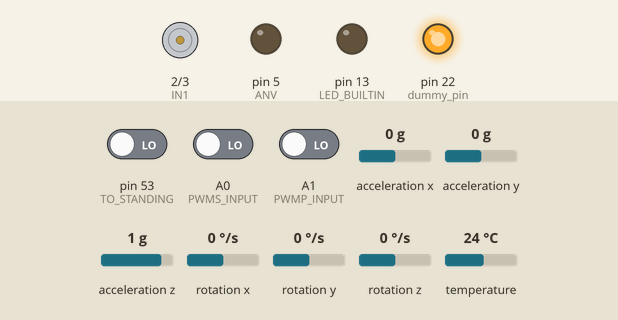
The sketch below on a simulated Arduino Mega 2560, built with avr-gcc and run on an emulated ATmega2560. On the bench: motor-driver pin pairs drawn as motors (green arrow = first pin HIGH = forward, orange = second pin HIGH = backward, longer = more drive), output pins drawn as LEDs (lit = HIGH). Inputs (shaded band) come from the test bench; at power-on: rotation x 0 °/s, pin 53 (TO_STANDING) LOW, A0 (PWMS_INPUT) LOW, A1 (PWMP_INPUT) LOW, acceleration x 0 g, acceleration y 0 g, acceleration z 1 g, rotation y 0 °/s, rotation z 0 °/s, temperature 24 °C. What the sketch prints to the serial monitor is not drawn.

Above: at 1.2 s.
1.3 s: rotation x set to -18 °/s
4.3 s: rotation x set to -22 °/s
At 5.5 s:
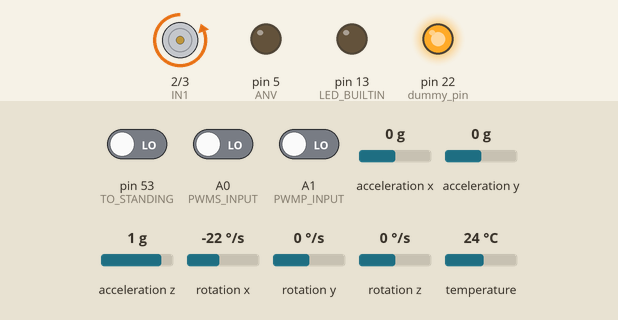
5.8 s: rotation x set to 100 °/s
At 6.8 s:
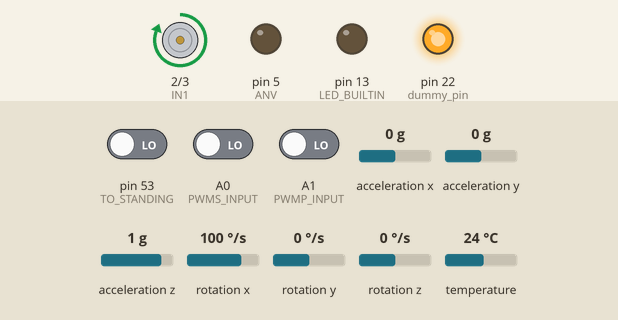
7.3 s: pin 53 (TO_STANDING) driven HIGH
At 8.3 s:
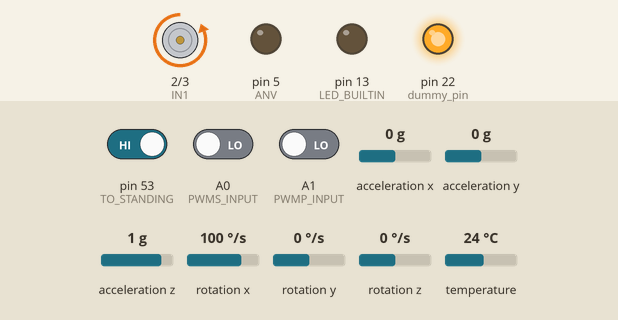
Timing chart, 0 to 9.9 s (numbered marks = the images above; inputs shaded):
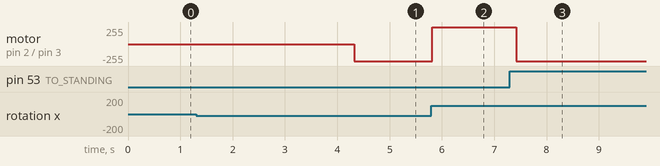

The sketch:

LACS_Sender.ino
```cpp
//Libraries
#include <PID_v1.h>     //PID library
#include <EnableInterrupt.h>  //library that enables to read pwm values
#include <Adafruit_MPU6050.h> //gyro library
#include <Adafruit_Sensor.h>  //library to run adafruit sensors
#include <Wire.h>   //library that enables serail communications
#include <GyroToVelocity.h>   //geometry functions for HIP and KNEE actuators
//Serial port baud and Arduino pins
#define SERIAL_PORT_SPEED 9600
#define PWM_NUM  2 //number of PWM signals
#define PWMS  0 //speed is stored in the 0 position of the array
#define PWMP  1 //position is stored in the 1 position of the array
#define PWMS_INPUT  A0 //analog pin for the speed reading
#define PWMP_INPUT  A1 //analog pin for the position reading
#define ANV 5 //analog voltage speed control pin
#define IN1 2 //direction of actuation
#define IN2 3 //direction of actuation
#define TO_STANDING 53
//zero rate offset in radians/s
//recalibrate gyros periodically, probably once a month or before testing
const double gyro1[] = {-0.0213, -0.0192, -0.03};
const double gyro2[] = {-0.0919, 0.052, -0.019};
const double gyro3[] = {-0.0511, -0.0076, -0.0019};
const double gyro4[] = {-0.0588, -0.0185, -0.0298};
const double gyro5[] = {-0.0231, -0.0526, -0.0486};
const double gyro6[] = {-0.0254, -0.0077, -0.0045};
const double gyro7[] = {-0.1003, -0.0366, -0.0014};
const double gyro8[] = {-0.0791, -0.027, -0.0346};
//variable that holds the specific gyro offset
double X_OFFSET[2];
double Y_OFFSET[2];
double Z_OFFSET[2];
//interrupt arrays
uint32_t pwm_start[PWM_NUM]; // stores the time when PWM square wave begins
uint16_t pwm_values[PWM_NUM]; //stores the width of the PWM pulse in microseconds
volatile uint16_t pwm_shared[PWM_NUM]; //array used in the interrupt routine to hold the pulse width values

Adafruit_MPU6050 mpu; //gyro sensor
Adafruit_MPU6050 mpu1;
double corrected_X[2], corrected_Y[2], corrected_Z[2]; //variables that store the angular speed after the offset has been applied

bool lock_in_place = false;

//PID_runtime
double currentSpeed, currentSpeed_abs, outputSpeed ,desiredSpeed, desiredSpeed2;
double displacement; //position variable
double HP = 50, HI = 20, HD = 0;
PID loadCompensator(&currentSpeed_abs, &outputSpeed ,&desiredSpeed, HP, HI, HD,P_ON_M, DIRECT);
bool runtime_status = true; //keeps track if PID is on or off

/*
PID_stop

This PID is needed as this PID goes by displacment instead of speed
*/
double to_standing_error;
double setpoint = 6.125;   //the point that is considered to standing postion in inches
double HP_stop = 50, HI_stop = 20, HD_stop = 0;  //these are the parameters to the PID
PID StoppingPID(&displacement, &outputSpeed ,&setpoint, HP_stop, HI_stop, HD_stop,P_ON_M, DIRECT);
bool to_standing_status = false; //keeps track if PID is on or off

union Onion
{
    uint8_t     fBytes[sizeof( float )];
    float       fValue;
};
Onion flt;

void setup()
{
  //begin serial monitor
  Serial.begin(SERIAL_PORT_SPEED); //from 9600 to 115200


  //establish all pins I/O
  pinMode(PWMS_INPUT, INPUT);
  pinMode(PWMP_INPUT, INPUT);
  pinMode(TO_STANDING,INPUT);
  pinMode(ANV,OUTPUT);
  pinMode(IN1,OUTPUT);
  pinMode(IN2,OUTPUT);
  pinMode(22,OUTPUT); //dummy pin
  pinMode(LED_BUILTIN,OUTPUT);
  digitalWrite(22,HIGH); //always HIGH

  //interrupts used to read the linear actuator feedback
  enableInterrupt(PWMS_INPUT, calc_speed, CHANGE);
  enableInterrupt(PWMP_INPUT, calc_position, CHANGE);
  //PI Controller for sending to soft stop
  //placed here as I will toggle the High Pin when turning off this PID
  StoppingPID.SetMode(MANUAL);
  StoppingPID.SetOutputLimits(0,255);
  StopPID_status(true); // turn off this PID

  //PI Controller for load compensator
  pwm_read_values();
  desiredSpeed = 0;
  loadCompensator.SetMode(AUTOMATIC);
  loadCompensator.SetOutputLimits(0,255);

  HorK(HIP); //Hip or Knee geometry
  //Checks for gyroscope
  if (!mpu.begin(0x69))
  {
    digitalWrite(LED_BUILTIN,HIGH); //built in led high means the arduino failed to recognize the gyro
    while (1)
    {
      delay(10);
    }
  }
  else  digitalWrite(LED_BUILTIN,LOW); //led low means gyro is connected properly
  //range settings
  mpu.setAccelerometerRange(MPU6050_RANGE_8_G);
  mpu.setGyroRange(MPU6050_RANGE_1000_DEG);
  mpu.setFilterBandwidth(MPU6050_BAND_21_HZ);

  if (!mpu1.begin(0x68))
  {
    digitalWrite(LED_BUILTIN,HIGH); //built in led high means the arduino failed to recognize the gyro
    while (1)
    {
      delay(10);
    }
  }
  else  digitalWrite(LED_BUILTIN,LOW); //led low means gyro is connected properly
  //range settings
  mpu1.setAccelerometerRange(MPU6050_RANGE_8_G);
  mpu1.setGyroRange(MPU6050_RANGE_1000_DEG);
  mpu1.setFilterBandwidth(MPU6050_BAND_21_HZ);
  offsetSwitch(0,1); //Check the gyro number connected to the arduino
  offsetSwitch(1,5);
}

void loop()
{
  sensors_event_t a, g, temp;
  mpu.getEvent(&a, &g, &temp);


  sensors_event_t a1, g1, temp1;
  mpu.getEvent(&a1, &g1, &temp1);

  //Sets the gyro value to 0 if it is below the threshold
  if(abs(g1.gyro.x - X_OFFSET[1]) <= 0.3)  corrected_X[1] = 0;
  else  corrected_X[1] = g1.gyro.x - X_OFFSET[1];
  pwm_read_values();
  desiredSpeed = abs(geometry(corrected_X[1], displacement));
  desiredSpeed2 = geometry(corrected_X[1], displacement);
  Mdirection(corrected_X[1]);
  loadCompensator.Compute();
  analogWrite(ANV,outputSpeed);
  Serial.print(corrected_X[1]);Serial.print("   ");Serial.print(currentSpeed);Serial.print("   ");Serial.println(desiredSpeed);

  flt.fValue = corrected_X[1];
  Sender();

//////////////////////// TO standing implementation
  if((digitalRead(TO_STANDING))) toStanding();
////////////////////////
}
void toStanding()
{
  loadCompensator.SetMode(MANUAL);
  StoppingPID.SetMode(AUTOMATIC);
  pwm_read_values();

  Serial.println(".....Begin Move to Standing.....");
  String message = "Understood to be at distance " + String(displacement) +" Setpoint is : " + String(setpoint);
  Serial.println(message);
  to_standing_error = setpoint-displacement;
  //given 0.2 inch error within the setpoint
  while(abs(to_standing_error)>0.2)
  {
    //collect the current actuator speed and displacement
    pwm_read_values();  // this will update current speed and the displacment
    //compute the displacement with the PID
    to_standing_error = setpoint - displacement;
    Serial.println(to_standing_error);
    Mdirection(to_standing_error);
    StoppingPID.Compute();
    //write the PID result to the actuator
    analogWrite(ANV, outputSpeed);
   }
   Mdirection(0);
   Serial.println("Pause for durration");
   delay(500);
   Serial.println(".....resuming System.....");
   loadCompensator.SetMode(AUTOMATIC);
   StoppingPID.SetMode(MANUAL);
   lock_in_place = true;
   while(lock_in_place)
   {
    if(digitalRead(TO_STANDING))lock_in_place = false;
   }
   delay(500);
}
void Mdirection(float dir)
{
  if(dir > 0)
  {
    //extend
    digitalWrite(IN1, HIGH);
    digitalWrite(IN2, LOW);
  }
  else if(dir < 0)
  {
    //retract
    digitalWrite(IN1, LOW);
    digitalWrite(IN2, HIGH);
  }
  else
  {
    digitalWrite(IN1, LOW);
    digitalWrite(IN2, LOW);
  }
}
void pwm_read_values()
{
  noInterrupts(); //Disables interrupts to make sure it doesnt mess up the memory copy below
  memcpy(pwm_values, (const void *)pwm_shared, sizeof(pwm_shared)); //memcpy handles memory to memory copy, copies from pwm_shared to pwm_values
  interrupts(); //Enables interrupts
  currentSpeed = ((double)(pwm_values[PWMS] - 510)/26+1/13); //calculates the real value [inch/sec] for the actuator speed
  currentSpeed_abs = abs(currentSpeed);
  displacement = abs(7.5 / 990 * pwm_values[PWMP] - 7.5); //calculates the real value [inch] for the actuator position
  if(displacement > 7.5){displacement = 7.5;}
}

void calc_input(uint8_t channel, uint8_t input_pin) //Does the math for the PWM data
{
  if (digitalRead(input_pin) == HIGH) //Measures how long the PWM is that its peak
  {
    pwm_start[channel] = micros(); //Micros returns the number of microseconds since the board began running
  }
  else
  {
    uint16_t pwm_compare = (uint16_t)(micros() - pwm_start[channel]);
    if(pwm_compare > 1002)
    {
      pwm_compare = 0;
    }
    pwm_shared[channel] = pwm_compare;
  }
}
void calc_speed() { calc_input(PWMS, PWMS_INPUT); }
void calc_position() { calc_input(PWMP, PWMP_INPUT); }

/*
 * This function is used to turn the stopping PID on and off
 *  IMPORTANT NOTE: This will also toggle the other PID on/off
 */

void StopPID_status(bool PID_off)
{

  if(PID_off)
  {
    StoppingPID.SetMode(MANUAL); //Manual - PI is deactivated
    to_standing_status = MANUAL;

    //turn other PID on
    loadCompensator.SetMode(AUTOMATIC);//Automatic - PI is activated
    runtime_status = AUTOMATIC;
  }
  else
  {
    StoppingPID.SetMode(AUTOMATIC);//Automatic - PI is activated
    to_standing_status = AUTOMATIC;

    //turn other PID off
    loadCompensator.SetMode(MANUAL); //Manual - PI is deactivated
    runtime_status = MANUAL;
  }
}


//the code below is going through testing
void PIDtoggle(bool hardstop)
{
  if(hardstop == true || displacement >= 7.5 || displacement <= 0.05)
  {
    loadCompensator.SetMode(MANUAL); //Manual - PI is deactivated
    runtime_status = MANUAL;
    digitalWrite(22,HIGH);
  }
  else
  {
    loadCompensator.SetMode(AUTOMATIC);//Automatic - PI is activated
    runtime_status = AUTOMATIC;
    digitalWrite(22,LOW);
  }
}
void offsetSwitch(int gyro, int choice)
{
    switch(choice)
    {
        case 1:
            X_OFFSET[gyro] = gyro1[1];
            Y_OFFSET[gyro] = gyro1[2];
            Z_OFFSET[gyro] = gyro1[3];
        break;

        case 2:
            X_OFFSET[gyro] = gyro2[1];
            Y_OFFSET[gyro] = gyro2[2];
            Z_OFFSET[gyro] = gyro2[3];
        break;

        case 3:
            X_OFFSET[gyro] = gyro3[1];
            Y_OFFSET[gyro] = gyro3[2];
            Z_OFFSET[gyro] = gyro3[3];
        break;

        case 4:
            X_OFFSET[gyro] = gyro4[1];
            Y_OFFSET[gyro] = gyro4[2];
            Z_OFFSET[gyro] = gyro4[3];
        break;

        case 5:
            X_OFFSET[gyro] = gyro5[1];
            Y_OFFSET[gyro] = gyro5[2];
            Z_OFFSET[gyro] = gyro5[3];
        break;

        case 6:
            X_OFFSET[gyro] = gyro6[1];
            Y_OFFSET[gyro] = gyro6[2];
            Z_OFFSET[gyro] = gyro6[3];
        break;

        case 7:
            X_OFFSET[gyro] = gyro7[1];
            Y_OFFSET[gyro] = gyro7[2];
            Z_OFFSET[gyro] = gyro7[3];
        break;

        case 8:
            X_OFFSET[gyro] = gyro8[1];
            Y_OFFSET[gyro] = gyro8[2];
            Z_OFFSET[gyro] = gyro8[3];
        break;
    }
}
void Sender()
{
  Serial.write( '>' );
  Serial.write( flt.fBytes, sizeof( float ) );
  Serial.write( '<' );
}
```

Measured:
- the behaviour switches between -20 and -21 °/s on rotation x (found by bisection; images 0 and 1)
- after the input at 1.3 s, every drawn part: stays the same
- after the input at 4.3 s, motor on pin 2 (IN1) / pin 3 (IN2): stopped → backward 255/255 at once
- after the input at 5.8 s, motor on pin 2 (IN1) / pin 3 (IN2): backward 255/255 → forward 255/255 at once
- after the input at 7.3 s, motor on pin 2 (IN1) / pin 3 (IN2): forward 255/255 → backward 255/255 after 0.12 s
